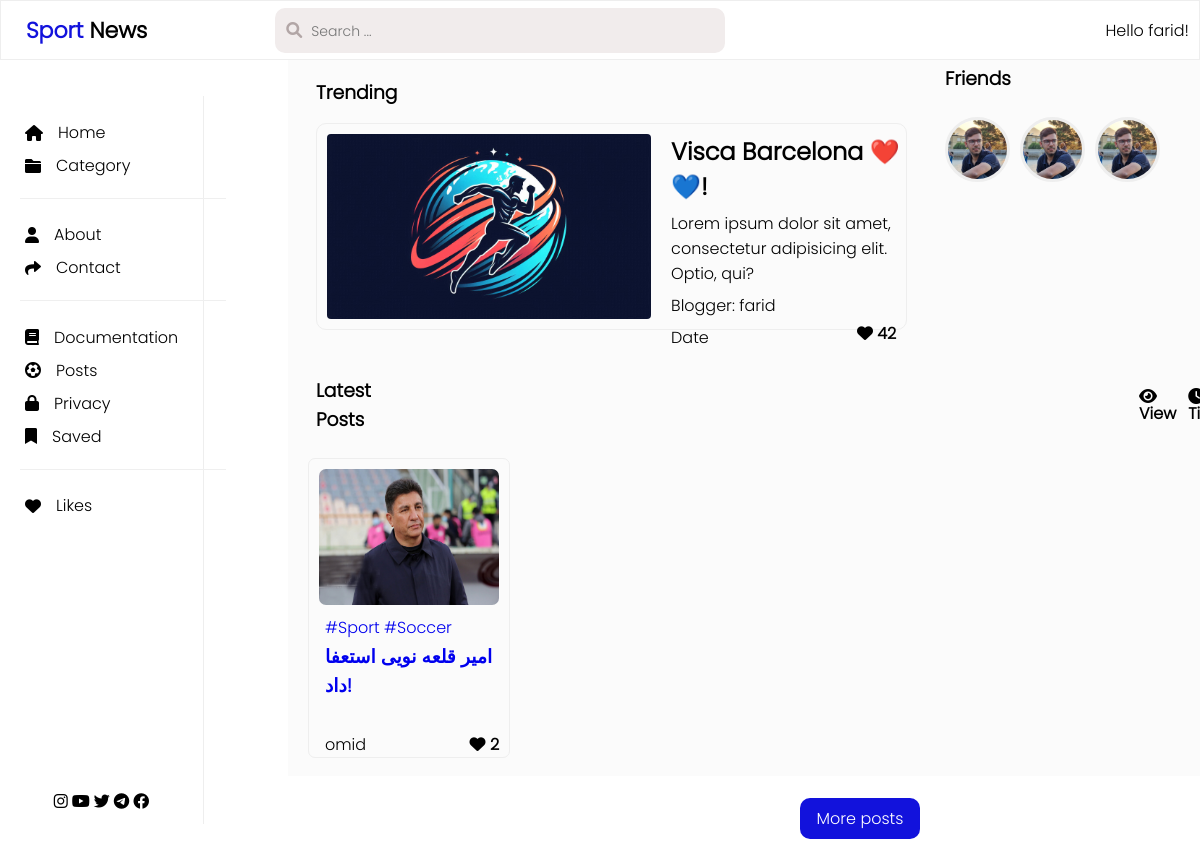
/dashboard/ (signed in), run on an earlier commit of the app's database.
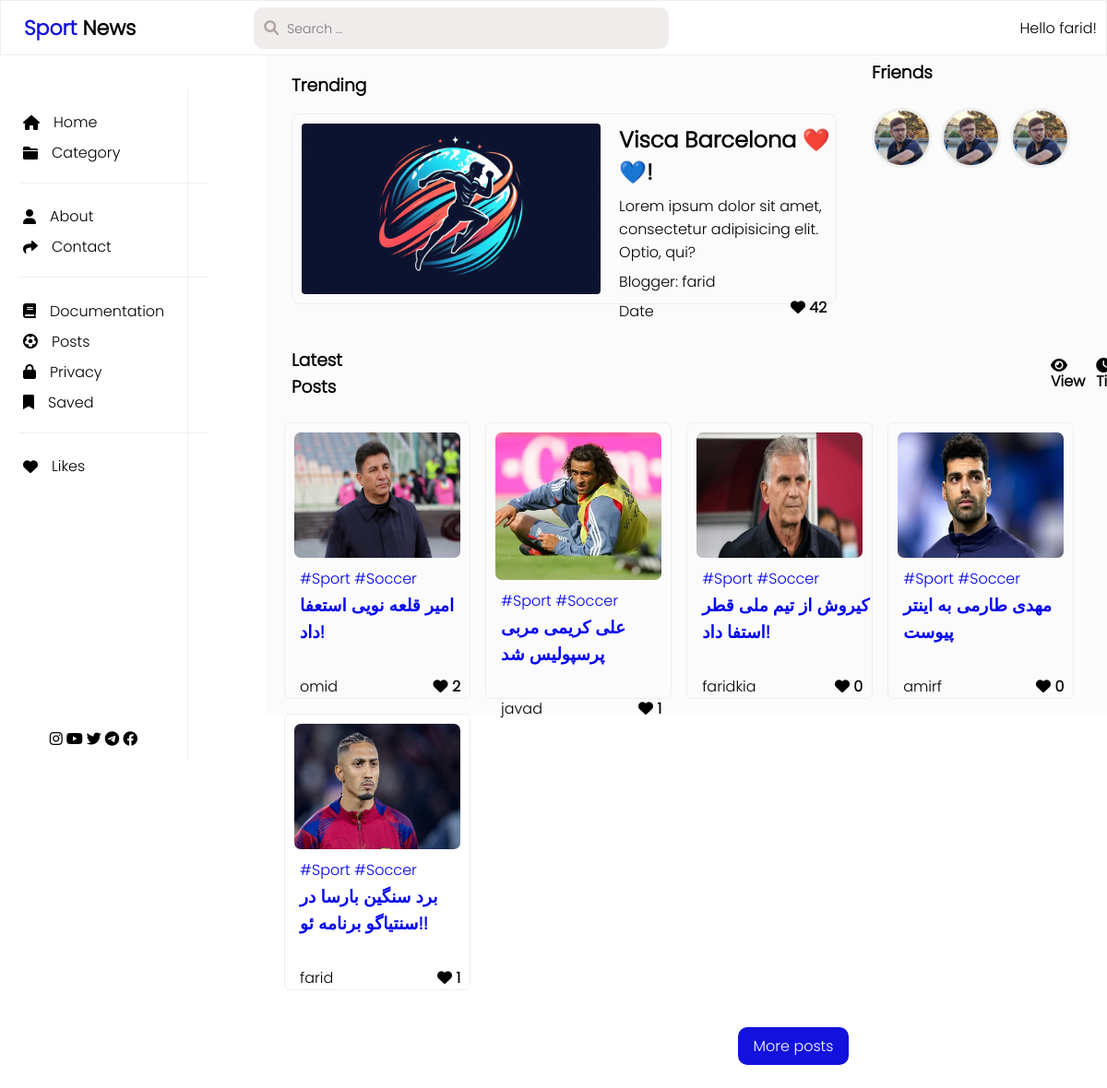
And on a later commit of the database.
### post/models.py (models this page shows, shortened)
class Post(models.Model):
    title = models.CharField(max_length=60, verbose_name='عنوان')
    created_at = models.DateTimeField(auto_now_add=True, verbose_name='زمان انتشار')
    author = models.ForeignKey(User, on_delete=models.CASCADE, verbose_name='نویسنده', related_name='posts')
    image = models.ImageField(upload_to='post_images/', verbose_name='عکس')
    caption = models.TextField(max_length=3000, verbose_name='توضیحات', null=True, blank=True)
    class Meta:
        verbose_name = 'پست'
        verbose_name_plural = 'پست ها'

### accounts/models.py (models this page shows)
class User(AbstractUser):
    image = models.ImageField(upload_to=user_image_upload_path, verbose_name='عکس')
    def __str__(self):
        return f'{self.username}'

### core/views.py (the view)
# urls.py: path('dashboard/', views.dashboard, name='dashboard'),
def dashboard(request):
    if request.user.is_authenticated:
        posts = Post.objects.all()[:8]
        return render(request, 'core/dashboard.html', context={'user':request.user, 'posts':posts})
    return redirect('home:home')

### core/Templates/core/dashboard.html (shortened to what the changed rows need)
{% extends 'base.html' %}
{% load static %}
{% block head %}
    <link rel="stylesheet" href="{% static 'css/dashboard.css' %}">
    <link href="https://cdnjs.cloudflare.com/ajax/libs/font-awesome/6.0.0-beta3/css/all.min.css" rel="stylesheet">
    <link href="https://cdn.jsdelivr.net/gh/rastikerdar/vazir-font@latest/dist/font-face.css" rel="stylesheet" type="text/css" />
{% endblock %}
{% block content %}
    <nav class="nav">
        <div class="left-side">
            <h2><span style="color: #1212dc">Sport</span> News</h2>
        </div>
    </nav>
    <div class="container">
        <div class="main-right-side">
            <div class="top">
                <div class="menu-right-tl-side">
                    <div class="mtpost">
                        <div class="mtpost-detail">
                            <h2>Visca Barcelona ❤️💙!</h2>
                        </div>
                    </div>
            </div>
            </div>
            <div class="post-container">
                <div class="posts">
                    {% for post in posts %}
                        <div class="post">
                        <img src="{{ post.image.url }}" alt="">
                        <div class="hashtags">
                            <a href="#">#Sport</a>
                            <a href="#">#Soccer</a>
                        </div>
                        <h3><a href="{% url 'post:post_detail' post.id %}">{{ post.title }}</a></h3>
                        <div class="pl-line">
                            <p>{{ post.author }}</p>
                            <i class="fas fa-heart"><span> {{ post.likes.count }} </span></i>
                        </div>
                    </div>
                    {% endfor %}
                </div>
                <br>
            </div>
        </div>
    </div>
{% endblock %}

What changed in the data, as far as the page shows it:
added Post: image (picture), title "علی کریمی مربی پرسپولیس شد", author "javad", likes.count "1"
added Post: image (picture), title "کیروش از تیم ملی قطر استفا داد!", author "faridkia", likes.count "0"
added Post: image (picture), title "مهدی طارمی به اینتر پیوست", author "amirf", likes.count "0"
added Post: image (picture), title "برد سنگین بارسا در سنتیاگو برنامه ئو!!", author "farid", likes.count "1"
